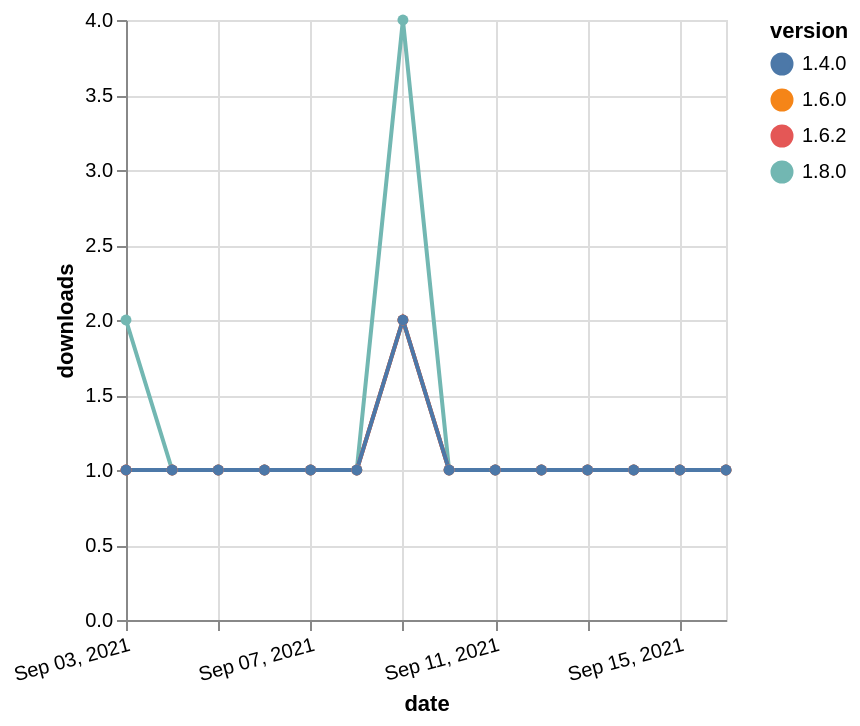

This figure's Vega-Lite source:
### Vega-Lite specification from a JSON file in a GitHub repository (floating-point values rounded to 4 significant figures)
{"$schema": "https://vega.github.io/schema/vega-lite/v5.json", "description": "A simple bar chart with embedded data.", "data": {"values": [{"date": "2021-09-03", "total": 161, "delta": 1, "version": "1.6.0"}, {"date": "2021-09-04", "total": 162, "delta": 1, "version": "1.6.0"}, {"date": "2021-09-05", "total": 163, "delta": 1, "version": "1.6.0"}, {"date": "2021-09-06", "total": 164, "delta": 1, "version": "1.6.0"}, {"date": "2021-09-07", "total": 165, "delta": 1, "version": "1.6.0"}, {"date": "2021-09-08", "total": 166, "delta": 1, "version": "1.6.0"}, {"date": "2021-09-09", "total": 168, "delta": 2, "version": "1.6.0"}, {"date": "2021-09-10", "total": 169, "delta": 1, "version": "1.6.0"}, {"date": "2021-09-11", "total": 170, "delta": 1, "version": "1.6.0"}, {"date": "2021-09-12", "total": 171, "delta": 1, "version": "1.6.0"}, {"date": "2021-09-13", "total": 172, "delta": 1, "version": "1.6.0"}, {"date": "2021-09-14", "total": 173, "delta": 1, "version": "1.6.0"}, {"date": "2021-09-15", "total": 174, "delta": 1, "version": "1.6.0"}, {"date": "2021-09-16", "total": 175, "delta": 1, "version": "1.6.0"}, {"date": "2021-09-03", "total": 131, "delta": 2, "version": "1.8.0"}, {"date": "2021-09-04", "total": 132, "delta": 1, "version": "1.8.0"}, {"date": "2021-09-05", "total": 133, "delta": 1, "version": "1.8.0"}, {"date": "2021-09-06", "total": 134, "delta": 1, "version": "1.8.0"}, {"date": "2021-09-07", "total": 135, "delta": 1, "version": "1.8.0"}, {"date": "2021-09-08", "total": 136, "delta": 1, "version": "1.8.0"}, {"date": "2021-09-09", "total": 140, "delta": 4, "version": "1.8.0"}, {"date": "2021-09-10", "total": 141, "delta": 1, "version": "1.8.0"}, {"date": "2021-09-11", "total": 142, "delta": 1, "version": "1.8.0"}, {"date": "2021-09-12", "total": 143, "delta": 1, "version": "1.8.0"}, {"date": "2021-09-13", "total": 144, "delta": 1, "version": "1.8.0"}, {"date": "2021-09-14", "total": 145, "delta": 1, "version": "1.8.0"}, {"date": "2021-09-15", "total": 146, "delta": 1, "version": "1.8.0"}, {"date": "2021-09-16", "total": 147, "delta": 1, "version": "1.8.0"}, {"date": "2021-09-03", "total": 140, "delta": 1, "version": "1.6.2"}, {"date": "2021-09-04", "total": 141, "delta": 1, "version": "1.6.2"}, {"date": "2021-09-05", "total": 142, "delta": 1, "version": "1.6.2"}, {"date": "2021-09-06", "total": 143, "delta": 1, "version": "1.6.2"}, {"date": "2021-09-07", "total": 144, "delta": 1, "version": "1.6.2"}, {"date": "2021-09-08", "total": 145, "delta": 1, "version": "1.6.2"}, {"date": "2021-09-09", "total": 147, "delta": 2, "version": "1.6.2"}, {"date": "2021-09-10", "total": 148, "delta": 1, "version": "1.6.2"}, {"date": "2021-09-11", "total": 149, "delta": 1, "version": "1.6.2"}, {"date": "2021-09-12", "total": 150, "delta": 1, "version": "1.6.2"}, {"date": "2021-09-13", "total": 151, "delta": 1, "version": "1.6.2"}, {"date": "2021-09-14", "total": 152, "delta": 1, "version": "1.6.2"}, {"date": "2021-09-15", "total": 153, "delta": 1, "version": "1.6.2"}, {"date": "2021-09-16", "total": 154, "delta": 1, "version": "1.6.2"}, {"date": "2021-09-03", "total": 174, "delta": 1, "version": "1.4.0"}, {"date": "2021-09-04", "total": 175, "delta": 1, "version": "1.4.0"}, {"date": "2021-09-05", "total": 176, "delta": 1, "version": "1.4.0"}, {"date": "2021-09-06", "total": 177, "delta": 1, "version": "1.4.0"}, {"date": "2021-09-07", "total": 178, "delta": 1, "version": "1.4.0"}, {"date": "2021-09-08", "total": 179, "delta": 1, "version": "1.4.0"}, {"date": "2021-09-09", "total": 181, "delta": 2, "version": "1.4.0"}, {"date": "2021-09-10", "total": 182, "delta": 1, "version": "1.4.0"}, {"date": "2021-09-11", "total": 183, "delta": 1, "version": "1.4.0"}, {"date": "2021-09-12", "total": 184, "delta": 1, "version": "1.4.0"}, {"date": "2021-09-13", "total": 185, "delta": 1, "version": "1.4.0"}, {"date": "2021-09-14", "total": 186, "delta": 1, "version": "1.4.0"}, {"date": "2021-09-15", "total": 187, "delta": 1, "version": "1.4.0"}, {"date": "2021-09-16", "total": 188, "delta": 1, "version": "1.4.0"}]}, "width": "container", "mark": {"type": "line", "point": {"filled": true}}, "encoding": {"x": {"field": "date", "type": "temporal", "timeUnit": "yearmonthdate", "title": "date", "axis": {"labelAngle": -15}}, "y": {"field": "delta", "type": "quantitative", "title": "downloads"}, "color": {"field": "version", "type": "nominal"}, "tooltip": {"field": "delta"}}}
